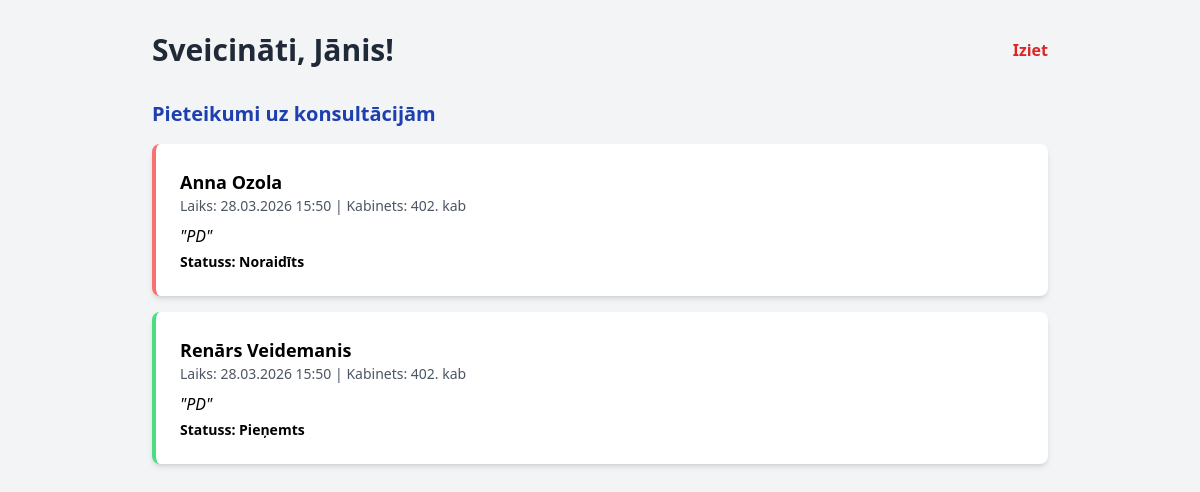
The page /skolotajs (signed in) on the database its author committed.
### models.py (models this page shows)
class User(db.Model, UserMixin):
    id = db.Column(db.Integer, primary_key=True)
    username = db.Column(db.String(50), unique=True, nullable=False)
    password = db.Column(db.String(200), nullable=False)
    vards = db.Column(db.String(50), nullable=False)
    uzvards = db.Column(db.String(50), nullable=False)
    loma = db.Column(db.String(20), nullable=False) # admin, skolotajs, skolens
    prieksmets = db.Column(db.String(50), nullable=True)

class Pieteikums(db.Model):
    id = db.Column(db.Integer, primary_key=True)
    konsultacija_id = db.Column(db.Integer, db.ForeignKey('konsultacija.id'), nullable=False)
    skolens_id = db.Column(db.Integer, db.ForeignKey('user.id'), nullable=False)
    iemesls = db.Column(db.Text, nullable=False)
    statuss = db.Column(db.String(20), default='Gaidīšanā') # Gaidīšanā, Pieņemts, Noraidīts
    atteikuma_iemesls = db.Column(db.Text, nullable=True)
    skolens = db.relationship('User', backref='pieteikumi')
    konsultacija = db.relationship('Konsultacija', backref='pieteikumi')

class Konsultacija(db.Model):
    id = db.Column(db.Integer, primary_key=True)
    skolotajs_id = db.Column(db.Integer, db.ForeignKey('user.id'), nullable=False)
    datums_laiks = db.Column(db.DateTime, nullable=False)
    kabinets = db.Column(db.String(20), nullable=False)
    skolotajs = db.relationship('User', backref='konsultacijas')

### app.py (the view, shortened to what this page needs)
@app.route('/skolotajs', methods=['GET', 'POST'])
@login_required
def skolotajs_dashboard():
    if current_user.loma != 'skolotajs': return "Nav pieejas", 403
    pieteikumi = Pieteikums.query.join(Konsultacija).filter(Konsultacija.skolotajs_id == current_user.id).all()
    return render_template('skolotajs.html', pieteikumi=pieteikumi)

### app.py (called while the page is built)
@login_manager.user_loader
def load_user(user_id):
    return User.query.get(int(user_id))

### templates/skolotajs.html (shortened to what this page needs)
<!DOCTYPE html>
<html lang="lv">
<head>
    <script src="https://cdn.tailwindcss.com"></script>
</head>
<body class="bg-gray-100 p-8">
    <div class="max-w-4xl mx-auto">
        <div class="flex justify-between items-center mb-8">
            <h1 class="text-3xl font-bold text-gray-800">Sveicināti, {{ current_user.vards }}!</h1>
            <a href="/logout" class="text-red-600 font-bold">Iziet</a>
        </div>
        <h2 class="text-xl font-semibold mb-4 text-blue-800">Pieteikumi uz konsultācijām</h2>
        <div class="space-y-4">
            {% for p in pieteikumi %}
            <div class="bg-white p-6 rounded-lg shadow-md border-l-4 {% if p.statuss == 'Gaidīšanā' %}border-yellow-400{% elif p.statuss == 'Pieņemts' %}border-green-400{% else %}border-red-400{% endif %}">
                <div class="flex justify-between items-start">
                    <div>
                        <h3 class="font-bold text-lg">{{ p.skolens.vards }} {{ p.skolens.uzvards }}</h3>
                        <p class="text-sm text-gray-600">Laiks: {{ p.konsultacija.datums_laiks.strftime('%d.%m.%Y %H:%M') }} | Kabinets: {{ p.konsultacija.kabinets }}</p>
                        <p class="mt-2 font-medium italic">"{{ p.iemesls }}"</p>
                        <p class="mt-1 text-sm font-bold">Statuss: {{ p.statuss }}</p>
                    </div>
                </div>
            </div>
            {% endfor %}
        </div>
    </div>
</body>
</html>

### rows shown on the page
User: vards "Jānis"
Pieteikums: skolens.vards "Anna", skolens.uzvards "Ozola", konsultacija.datums_laiks "28.03.2026 15:50", konsultacija.kabinets "402. kab", iemesls "PD", statuss "Noraidīts"
Pieteikums: skolens.vards "Renārs", skolens.uzvards "Veidemanis", konsultacija.datums_laiks "28.03.2026 15:50", konsultacija.kabinets "402. kab", iemesls "PD", statuss "Pieņemts"
